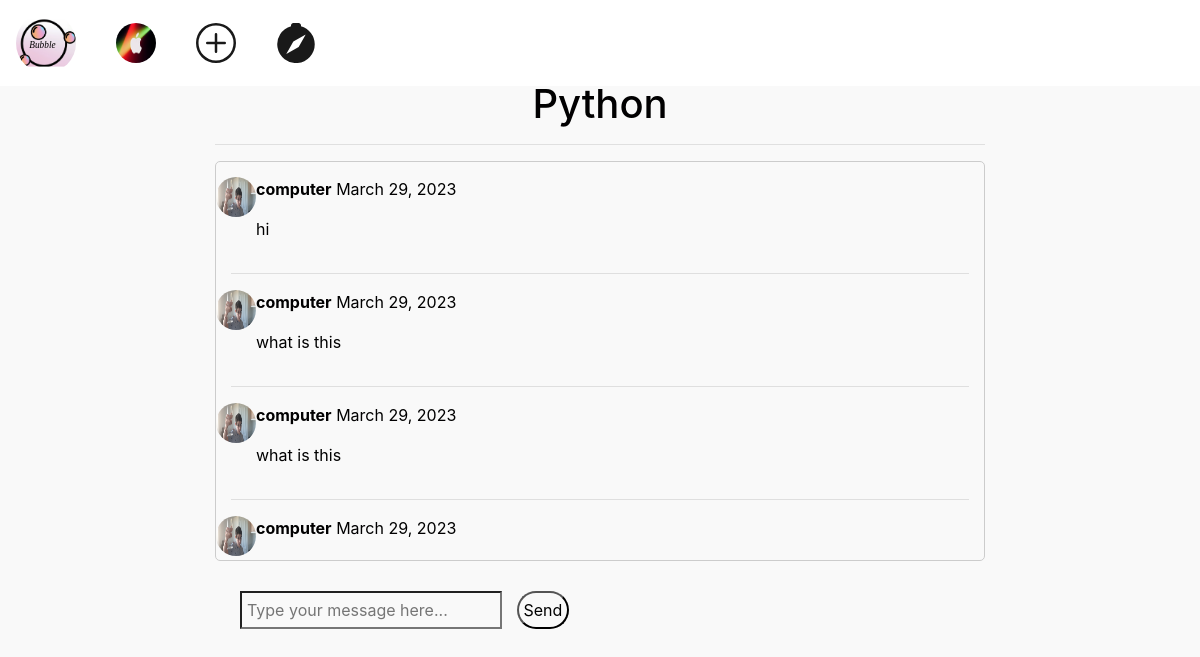
Screenshot of /chat-room/2/ with the database file from the repository.
### base/models.py (models this page shows, shortened)
class ChatRoom(models.Model):
    name = models.CharField(max_length=100)
    description = models.TextField()
    image = models.ImageField(upload_to='chatroom_images/')
    is_private = models.BooleanField(default=False)
    owner = models.ForeignKey(User, on_delete=models.CASCADE)

class ChatMessage(models.Model):
    chat_room = models.ForeignKey(ChatRoom, on_delete=models.CASCADE,related_name='messages')
    user = models.ForeignKey(User, on_delete=models.CASCADE)
    content = models.TextField()
    timestamp = models.DateTimeField(auto_now_add=True)

class UserProfile(models.Model):
    user = models.OneToOneField(User, on_delete=models.CASCADE)
    profile_image = models.ImageField(upload_to='profile_images/', default='default.png')
    bio = models.TextField(blank=True, null=True)
    relationship_status = models.CharField(max_length=100, blank=True, null=True)
    followers = models.ManyToManyField(User, related_name='followers', blank=True)
    friends = models.ManyToManyField(User, related_name='friends', blank=True)

### base/views.py (the view, shortened to what this page needs)
# urls.py: path('chat-room/<int:chat_room_id>/', views.chat_room, name='chat-room'),
def chat_room(request, chat_room_id):
    chat_room = get_object_or_404(ChatRoom, pk=chat_room_id)
    messages = ChatMessage.objects.filter(chat_room=chat_room).order_by('timestamp')
    form = MessageForm()
    return render(request, 'chat_room.html', {'chat_room': chat_room, 'messages': messages, 'form': form})

### base/forms.py
class MessageForm(forms.ModelForm):
    class Meta:
        model = ChatMessage
        fields = ['content']

### templates/chat_room.html (shortened to what this page needs)
{% extends 'base.html' %}
{% load static %}
{% block content %}
  <link rel="stylesheet" href="{% static 'style.css' %}">
  <body class="theme-test" style="padding-top: 80px;">
    <nav
      class="navbar navbar-expand-lg navbar-light fixed-top "
      style="display: flex"
    >
      <a class="navbar-brand" href="/" style="margin-right: 20px">
        <img
          src="{% static 'img/logo.svg' %}"
          width="60"
          height="60"
          class="d-inline-block align-top rounded-circle"
          alt="Logo"
        />
      </a>
      <a
        class="navbar-brand"
        href=""
        style="margin-left: 20px; margin-right: 20px"
      >
        <img
          alt="Joined rooms"
          src="{% static 'img/apple2.jfif' %}"
          width="40"
          height="40"
          class="d-inline-block align-top rounded-circle"
          alt=""
        />
      </a>
      <a
        class="navbar-brand"
        href="#"
        style="margin-left: 20px; margin-right: 20px"
      >
      </a>
      <a class="navbar-brand" href="/rooms.html" style="margin-left: 20px">
        <svg
          xmlns="http://www.w3.org/2000/svg"
          width="40"
          height="40"
          fill="currentColor"
          class="bi bi-compass-fill"
          viewBox="0 0 16 16"
        >
          <path
            d="M15.5 8.516a7.5 7.5 0 1 1-9.462-7.24A1 1 0 0 1 7 0h2a1 1 0 0 1 .962 1.276 7.503 7.503 0 0 1 5.538 7.24zm-3.61-3.905L6.94 7.439 4.11 12.39l4.95-2.828 2.828-4.95z"
          />
        </svg>
      </a>
    </nav>
    <div class="container">
      <h1>{{ chat_room.name }}</h1>
      <hr />
      <div class="messages-container">
        {% for message in messages %}
          <div class="row">
            <img src="{{ message.user.userprofile.profile_image.url }}" alt="User Profile Image" class="profile-img rounded-circle" style="width: 40px; height: 40px" />
            <div class="message-content">
              <p>
                <strong>{{ message.user.username }}</strong>
                <span class="date">{{ message.timestamp|date:"F j, Y" }}</span>
              </p>
              <p>{{ message.content }}</p>
            </div>
          </div>
          <hr>
        {% empty %}
          <p>No messages in this chat room.</p>
          <hr>
        {% endfor %}
      </div>
      <div class="container">
        <div class="text-bar">
          <form method="post">
            <input class="search" style="background-color: var(--search);" type="text" name="{{ form.content.name }}" placeholder="Type your message here..." />
            <button class='search' style="background-color: var(--search); color: black;" type="submit">Send</button>
          </form>
        </div>
      </div>
  </body>
{% endblock %}

### static/color.css (style rules this page uses)
:root, :root.light { --navbar-theme: #ffffff; --content-theme: #f9f9f9; --sidebar-theme: #ffffff; --icon-shading: #f9f9f9; --text-color: #010001; }
.theme-test { margin: 0; background-color: var(--content-theme); background-image: var(--bg-url); color: var(--text-color); }
.navbar { background-color: var(--navbar-theme); }
h1 { text-align: center; font-weight: normal; }

### static/style.css (style rules this page uses)
body { position: relative; margin: 0; }
.container { max-width: 800px; margin: 0 auto; }
.text-bar { display: flex; width: 100%; padding: 10px; box-sizing: border-box; border-radius: 20px; }
.text-bar input[type="text"] { flex-grow: 1; padding: 5px; }
.text-bar button { padding: 5px; border-radius: 20px; }

### templates/chat_room.html (style rules this page uses)
.text-bar { display: flex; align-items: center; flex-grow:1; justify-content: space-between; width:100%; height: 50%; }
.text-bar input { flex-grow: 1; margin-right: 10px; }
.messages-container { height: 400px; overflow-y: scroll; border: 1px solid #ccc; padding: 15px; margin-bottom: 20px; border-radius: 5px; }

### rows the page displays
ChatRoom: name "Python"
ChatMessage: user.userprofile.profile_image (picture), user.username "computer", timestamp "March 29, 2023", content "hi"
ChatMessage: user.userprofile.profile_image (picture), user.username "computer", timestamp "March 29, 2023", content "what is this"
ChatMessage: user.userprofile.profile_image (picture), user.username "computer", timestamp "March 29, 2023", content "what is this"
ChatMessage: user.userprofile.profile_image (picture), user.username "computer", timestamp "March 29, 2023"
